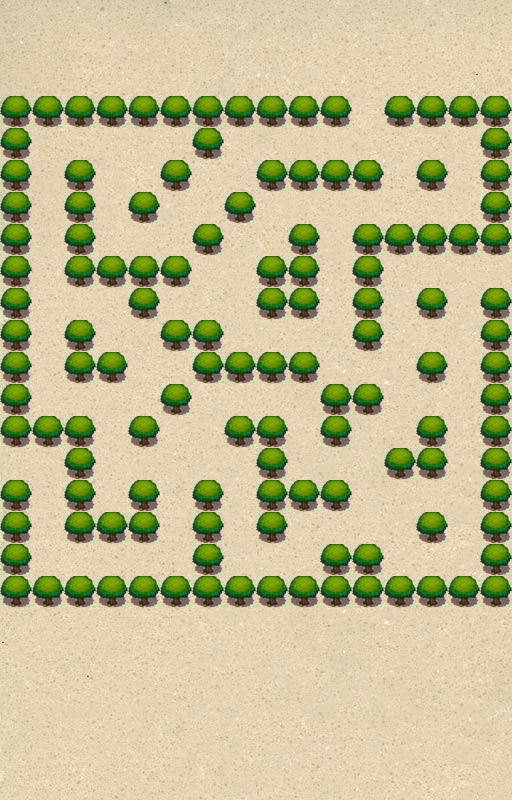

Below is a game level as drawn by its tile map, then a one-line description and the .tmx that defines it (tile-layer data replaced by summaries):
An orthogonal 32x50 tile map with 16x16 px tiles, 2 tile layers (Camada de Tiles 1, Camade de Tiles 2), 2 tilesets and 49 objects.

<map version="1.0" orientation="orthogonal" renderorder="right-down" width="32" height="50" tilewidth="16" tileheight="16" nextobjectid="55">
 <tileset firstgid="1" name="bush" tilewidth="16" tileheight="16" tilecount="4" columns="2">
  <image source="bush.png" width="32" height="32" />
 </tileset>
 <tileset firstgid="5" name="chao" tilewidth="16" tileheight="16" tilecount="1225" columns="35">
  <image source="chao.jpg" width="563" height="563" />
 </tileset>
 <layer name="Camada de Tiles 1" width="32" height="50">
  <data>[1600 cells, 1600 non-empty, 1120 distinct tile ids]</data>
 </layer>
 <layer name="Camade de Tiles 2" width="32" height="50">
  <data>[1600 cells, 508 non-empty, 4 distinct tile ids]</data>
 </layer>
 <objectgroup name="Camada de Objectos 1">
  <object id="1" x="0" y="96" width="352" height="32" />
  <object id="2" x="384" y="96" width="128" height="32" />
  <object id="4" x="480" y="128" width="32" height="16" />
  <object id="5" x="0" y="128" width="32" height="320" />
  <object id="6" x="32" y="416" width="64" height="32" />
  <object id="7" x="64" y="464" width="32" height="80" />
  <object id="8" x="64" y="448" width="32" height="16" />
  <object id="9" x="96" y="512" width="64" height="32" />
  <object id="10" x="128" y="480" width="32" height="32" />
  <object id="11" x="128" y="416" width="32" height="32" />
  <object id="12" x="0" y="480" width="32" height="128" />
  <object id="13" x="32" y="576" width="448" height="32" />
  <object id="14" x="192" y="480" width="32" height="96" />
  <object id="15" x="320" y="544" width="64" height="32" />
  <object id="16" x="416" y="512" width="32" height="32" />
  <object id="17" x="416" y="416" width="32" height="64" />
  <object id="18" x="384" y="448" width="32" height="32" />
  <object id="19" x="416" y="352" width="32" height="32" />
  <object id="20" x="432" y="288" width="16" height="32" />
  <object id="21" x="416" y="288" width="16" height="32" />
  <object id="22" x="352" y="224" width="128" height="32" />
  <object id="23" x="416" y="160" width="32" height="32" />
  <object id="24" x="256" y="160" width="128" height="32" />
  <object id="25" x="224" y="192" width="32" height="32" />
  <object id="26" x="192" y="224" width="32" height="32" />
  <object id="27" x="64" y="160" width="32" height="128" />
  <object id="28" x="96" y="256" width="96" height="32" />
  <object id="29" x="128" y="192" width="32" height="32" />
  <object id="30" x="160" y="160" width="32" height="32" />
  <object id="31" x="192" y="128" width="32" height="32" />
  <object id="32" x="128" y="288" width="32" height="32" />
  <object id="33" x="160" y="320" width="64" height="32" />
  <object id="34" x="192" y="352" width="128" height="32" />
  <object id="35" x="320" y="384" width="64" height="32" />
  <object id="36" x="320" y="416" width="32" height="32" />
  <object id="37" x="224" y="416" width="64" height="32" />
  <object id="38" x="256" y="448" width="32" height="96" />
  <object id="39" x="288" y="480" width="64" height="32" />
  <object id="40" x="160" y="384" width="32" height="32" />
  <object id="41" x="64" y="320" width="32" height="64" />
  <object id="42" x="112" y="368" width="16" height="16" />
  <object id="43" x="96" y="352" width="32" height="16" />
  <object id="44" x="96" y="368" width="16" />
  <object id="45" x="96" y="368" width="16" height="16" />
  <object id="46" x="352" y="256" width="32" height="96" />
  <object id="47" x="288" y="224" width="32" height="96" />
  <object id="48" x="256" y="256" width="32" height="64" />
  <object id="53" x="480" y="128" width="32" height="128" />
  <object id="54" x="480" y="288" width="32" height="320" />
 </objectgroup>
</map>
